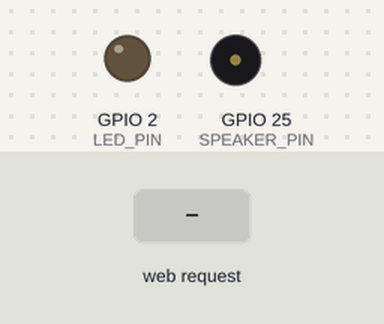
This sketch was run on a simulated ESP32. On the bench: output pins drawn as LEDs (lit = HIGH), buzzer (waves = sounding). The test bench sets the inputs (shaded band). WiFi joins after 1.5 s; servers stay silent unless stated; what the sketch prints to the serial monitor is not drawn.

Above: at 3.5 s.
3.6 s: HTTP request GET /command?cmd=FOCUS_LOW received
At 4.28 s:
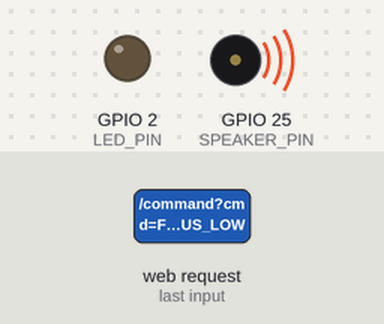
5.1 s: HTTP request GET /command received
At 6.3 s:
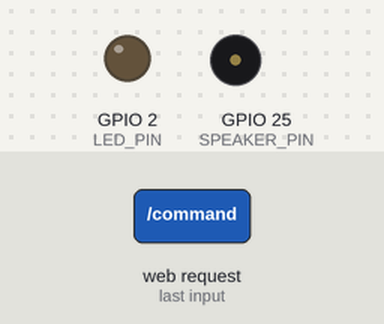
6.6 s: HTTP request GET /command?cmd=BREAK received
At 6.75 s:
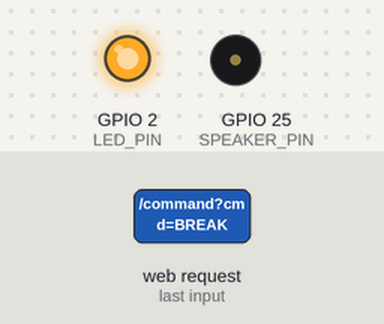
Timing chart, 0 to 9.6 s (numbered marks = the images above; inputs shaded):
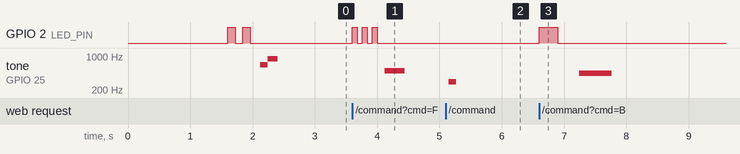

Measured:
- after the input at 3.6 s, GPIO 2 (LED_PIN): alternates HIGH for 0.08 s and LOW for 0.08 s, 6 changes in all, then stays LOW, starting at once; tone on GPIO 25 (SPEAKER_PIN): silent → 498 Hz after 0.52 s, → silent 0.32 s later
- after the input at 5.1 s, tone on GPIO 25 (SPEAKER_PIN): silent → 299 Hz after 0.05 s, → silent 0.12 s later
- after the input at 6.6 s, GPIO 2 (LED_PIN): LOW → HIGH at once, → LOW 0.30 s later; tone on GPIO 25 (SPEAKER_PIN): silent → 439 Hz after 0.65 s, → silent 0.52 s later

The sketch:

neo_device.ino
```cpp
/*
 * NEO Device — ESP32 speaker/output node
 * ----------------------------------------
 * The ESP32 does NOT do any computer vision. The laptop runs all CV; this device
 * only receives commands over Wi-Fi and produces audio/visual output.
 *
 *   Laptop/backend --(Wi-Fi HTTP POST /command)--> ESP32 --> amplifier --> speaker
 *
 * It runs a tiny HTTP server and accepts:
 *   POST /command   body: {"command":"BREAK","message":"..."}
 *   GET  /command?cmd=GREETING            (convenience)
 *   GET  /health
 *
 * Supported commands: FOCUS_LOW | BREAK | GREETING | CUSTOM_MESSAGE
 *
 * Audio: a simple square-wave tone is bit-banged on SPEAKER_PIN so it works on
 * any ESP32 core version. Feed SPEAKER_PIN into a small amplifier (e.g. PAM8403)
 * driving the speaker. For spoken audio, wire a DFPlayer Mini and trigger clips
 * inside handleCommand() where noted.
 */

#include <WiFi.h>
#include <WebServer.h>

// ---- Configure these ----
const char* WIFI_SSID     = "YOUR_WIFI_SSID";
const char* WIFI_PASSWORD = "YOUR_WIFI_PASSWORD";

const int SPEAKER_PIN = 25;  // to amplifier input (or a piezo buzzer)
const int LED_PIN     = 2;   // onboard LED as a visual indicator

WebServer server(80);

// Bit-banged square-wave tone (portable across ESP32 core versions).
void beep(int freqHz, int durationMs) {
  if (freqHz <= 0) { delay(durationMs); return; }
  long halfPeriodUs = 500000L / freqHz;
  long cycles = (long)freqHz * durationMs / 1000;
  for (long i = 0; i < cycles; i++) {
    digitalWrite(SPEAKER_PIN, HIGH);
    delayMicroseconds(halfPeriodUs);
    digitalWrite(SPEAKER_PIN, LOW);
    delayMicroseconds(halfPeriodUs);
  }
}

void blink(int times, int ms) {
  for (int i = 0; i < times; i++) {
    digitalWrite(LED_PIN, HIGH); delay(ms);
    digitalWrite(LED_PIN, LOW);  delay(ms);
  }
}

void handleCommand(const String& command, const String& message) {
  Serial.print("[NEO] command: "); Serial.println(command);
  if (message.length()) { Serial.print("[NEO] message: "); Serial.println(message); }

  if (command == "GREETING") {
    blink(2, 120); beep(660, 120); beep(880, 160);           // rising chime
  } else if (command == "FOCUS_LOW") {
    blink(3, 80);  beep(500, 100); beep(500, 100); beep(500, 100);  // alert
  } else if (command == "BREAK") {
    blink(1, 300); beep(440, 500);                            // one soft tone
  } else if (command == "CUSTOM_MESSAGE") {
    blink(1, 120); beep(700, 150);
    // >>> Trigger a DFPlayer Mini clip here for spoken output, if fitted.
  } else {
    beep(300, 120);                                           // unknown
  }
}

// Extract a JSON string value for `key` without a JSON library (prototype-grade).
String jsonValue(const String& body, const String& key) {
  String needle = "\"" + key + "\"";
  int k = body.indexOf(needle);
  if (k < 0) return "";
  int colon = body.indexOf(':', k);
  if (colon < 0) return "";
  int q1 = body.indexOf('"', colon + 1);
  if (q1 < 0) return "";
  int q2 = body.indexOf('"', q1 + 1);
  if (q2 < 0) return "";
  return body.substring(q1 + 1, q2);
}

void onCommandPost() {
  String body = server.arg("plain");
  String command = jsonValue(body, "command");
  String message = jsonValue(body, "message");
  if (command.length() == 0) command = server.arg("cmd");  // allow ?cmd= too
  handleCommand(command, message);
  server.send(200, "application/json", "{\"ok\":true}");
}

void onCommandGet() {
  String command = server.arg("cmd");
  handleCommand(command, "");
  server.send(200, "application/json", "{\"ok\":true}");
}

void setup() {
  Serial.begin(115200);
  pinMode(SPEAKER_PIN, OUTPUT);
  pinMode(LED_PIN, OUTPUT);

  WiFi.begin(WIFI_SSID, WIFI_PASSWORD);
  Serial.print("[NEO] connecting to Wi-Fi");
  while (WiFi.status() != WL_CONNECTED) { delay(400); Serial.print("."); }
  Serial.println();
  Serial.print("[NEO] ready at http://");
  Serial.println(WiFi.localIP());        // put this IP in backend/.env ESP32_URL

  server.on("/command", HTTP_POST, onCommandPost);
  server.on("/command", HTTP_GET, onCommandGet);
  server.on("/health", HTTP_GET, []() { server.send(200, "application/json", "{\"ok\":true}"); });
  server.begin();

  handleCommand("GREETING", "");  // boot chime
}

void loop() {
  server.handleClient();
}
```
